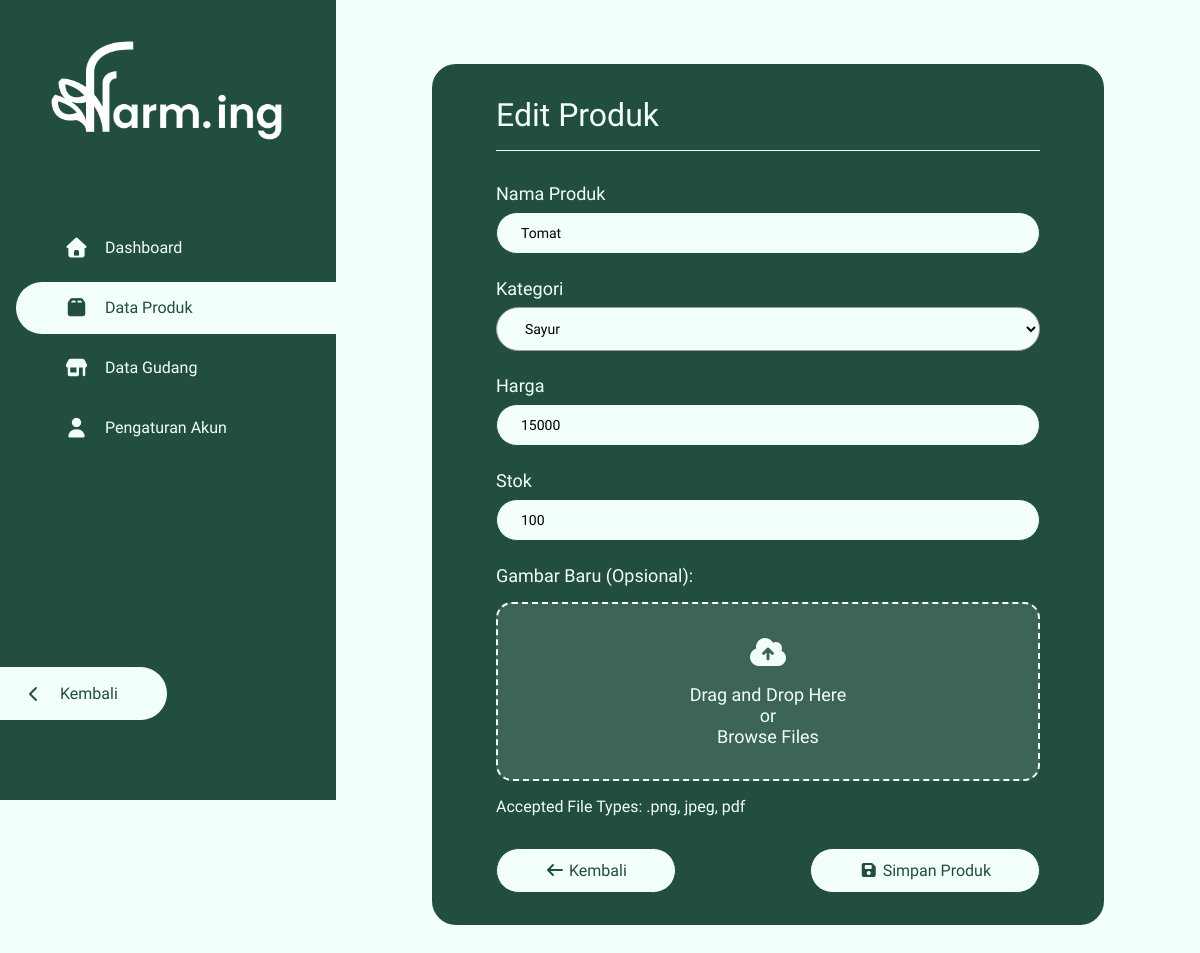
The app's page /dashboard/admin/produk/kelola/?id=1 (signed in), older data.
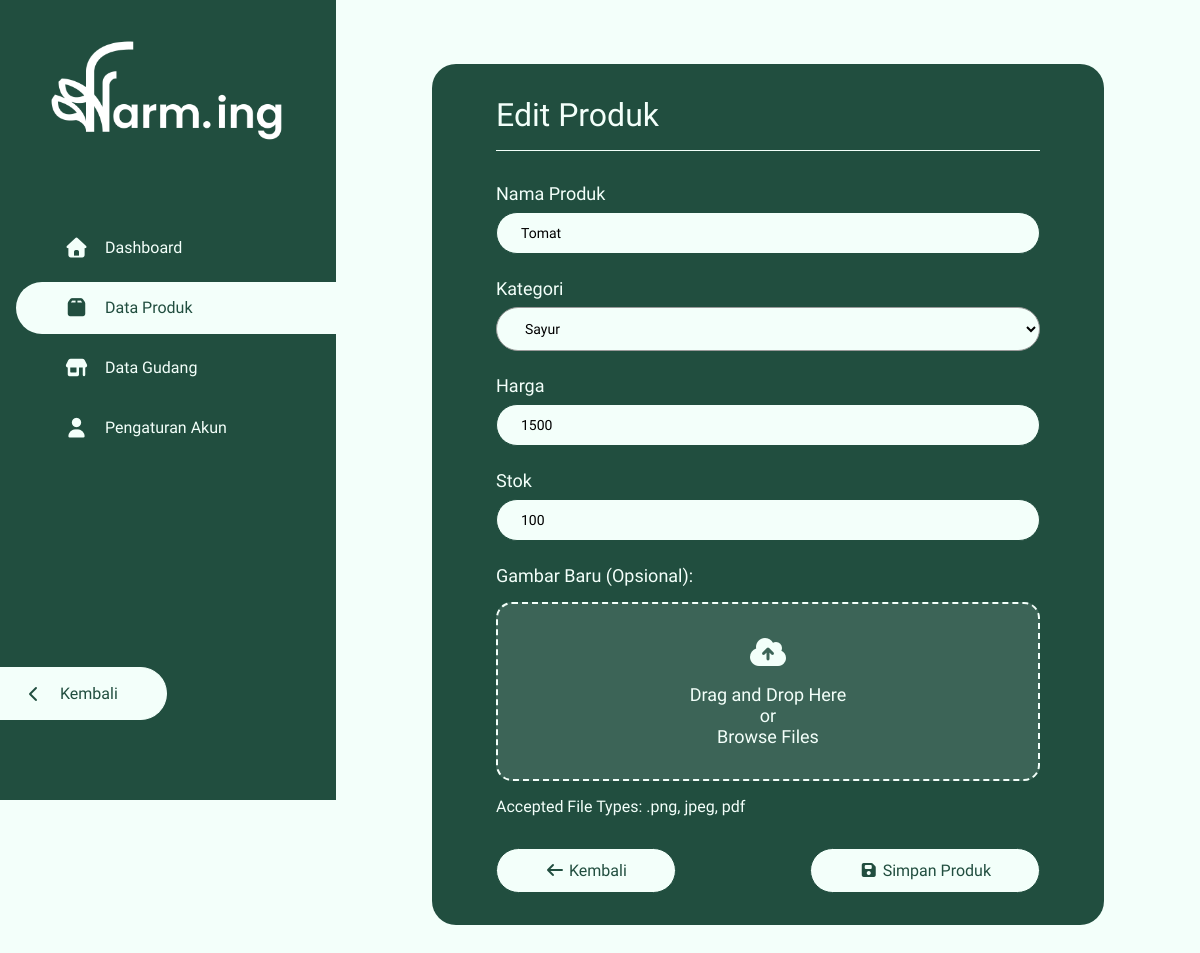
The same page, newer data.
### tables this page shows
CREATE TABLE `produk` (
  `id_produk` int(11) NOT NULL,
  `nama` varchar(250) NOT NULL,
  `id_kategori` int(11) NOT NULL,
  `stok` int(50) NOT NULL,
  `harga` decimal(50,0) NOT NULL,
  `gambar` varchar(200) NOT NULL
);

CREATE TABLE `kategori` (
  `id_kategori` int(11) NOT NULL,
  `nama_kategori` varchar(20) NOT NULL
);

### functions/products.php (called while the page is built, shortened)
<?php
function ambil_produk_by_id($conn, $id)
{
    $query = 'SELECT * FROM produk WHERE id_produk = ?';
    $stmt = $conn->prepare($query);
    $stmt->bind_param('i', $id);
    $stmt->execute();
    $result = $stmt->get_result();
    $data = $result->fetch_assoc();
    return $data ?: false;
}

### dashboard/admin/produk/kelola/index.php (the view, shortened to what this page needs)
<?php
require_once '../../../../includes/koneksi.php';
$nama = '';
$id_kategori = '';
$stok = '';
$harga = '';
if (isset($_GET['id'])) {
    require_once $_SERVER['DOCUMENT_ROOT'] . NM_FOLDER . '/functions/products.php';
    $id = $_GET['id'];
    $produk = ambil_produk_by_id($conn, $id);
    if ($produk) {
        $nama = $produk['nama'];
        $id_kategori = $produk['id_kategori'];
        $stok = $produk['stok'];
        $harga = $produk['harga'];
    } else {
        echo "<script>alert('Produk Tidak Ditemukan. Harap masukkan ID yang tepat!'); window.location.href='../'</script>";
    }
}
?>
<!DOCTYPE html>
<html lang="en">
<head>
    <link rel="stylesheet" href="../../../../assets/style/global.css">
    <link rel="stylesheet" href="../../../../assets/style/dashboard.css">
    <link rel="stylesheet" href="https://cdnjs.cloudflare.com/ajax/libs/font-awesome/7.0.1/css/all.min.css">
</head>
<body>
    <main class="crud produk">
        <?php require_once '../../../../includes/admin/aside.php'; ?>
        <div class="main">
            <section class="kelola">
                <h2><?= isset($_GET['id']) ? 'Edit' : 'Tambah' ?> Produk</h2>
                <hr>
                <form action="./" method="post" enctype="multipart/form-data">
                    <div class="input-box">
                        <label for="nama" class="input-label">Nama Produk</label>
                        <input type="text" name="nama" id="nama" placeholder="ex: Sawi" value="<?= htmlspecialchars($nama) ?>" required>
                    </div>
                    <div class="input-box">
                        <label for="kategori" class="input-label">Kategori</label>
                        <select class="input-select" name="id_kategori" id="kategori" required>
                            <?php
                            $query_kategori = 'SELECT * FROM kategori';
                            $result_kategori = $conn->query($query_kategori);
                            while ($row_kategori = $result_kategori->fetch_assoc()) {
                            ?>
                                <option value="<?= $row_kategori['id_kategori']; ?>" <?= $id_kategori == $row_kategori['id_kategori'] ? 'selected' : '' ?>>
                                    <?= $row_kategori['nama_kategori']; ?>
                                </option>
                            <?php } ?>
                        </select>
                    </div>
                    <div class="input-box">
                        <label for="harga" class="input-label">Harga</label>
                        <input type="text" name="harga" id="harga" placeholder="ex: 15000" value="<?= htmlspecialchars($harga) ?>" required>
                    </div>
                    <div class="input-box">
                        <label for="stok" class="input-label">Stok</label>
                        <input type="number" name="stok" id="stok" placeholder="ex: 100" value="<?= htmlspecialchars($stok) ?>" required>
                    </div>
                    <div class="input-box">
                        <p class="input-label"><?= isset($_GET['id']) ? 'Gambar Baru (Opsional):' : 'Gambar:' ?></p>
                        <label class="drop-area" id="drop-area" for="gambar">
                            <div id="img-view">
                                <i class="fas fa-cloud-arrow-up"></i>
                                <p>Drag and Drop Here</p>
                                <p>or</p>
                                <p class="browse-files">Browse Files</p>
                            </div>
                        </label>
                        <p>Accepted File Types: .png, jpeg, pdf</p>
                    </div>
                    <div class="btn-group">
                        <a href="../" class="btn btn-light">
                            <i class="fas fa-arrow-left"></i>
                            Kembali
                        </a>
                        <?php
                        if (isset($_GET['id'])){
                        ?>
                        <button type="submit" name="update_produk" class="btn btn-light">
                            <i class="fas fa-floppy-disk"></i>
                            Simpan Produk
                        </button>
                        <?php } ?>
                    </div>
                </form>
            </section>
        </div>
    </main>
</body>
</html>

Row changes from the older to the newer data that the page shows:
changed produk "Tomat": harga "15000" → "1500"
